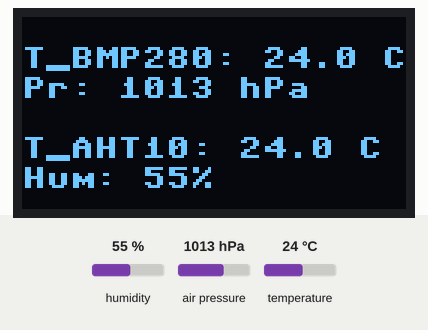
Recording of a program running on a simulated Raspberry Pi Pico running MicroPython. Shown: 128×64 one-colour display. The test bench sets the inputs (shaded band); at power-on: humidity 55 %, air pressure 1013 hPa, temperature 24 °C. Library files of the repository ran but are not shown: sh1106.py, bmp280.py, aht10.py; what the program prints to the serial console is not drawn.

Above: at 1.3 s.
1.4 s: humidity set to 22 %
At 3.4 s:
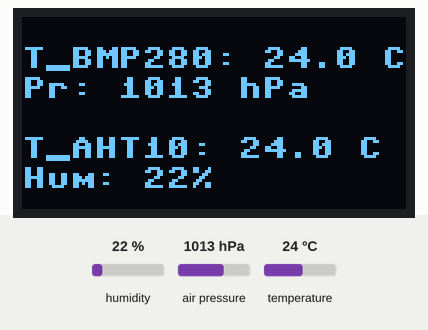
3.8 s: air pressure set to 952 hPa
At 5.4 s:
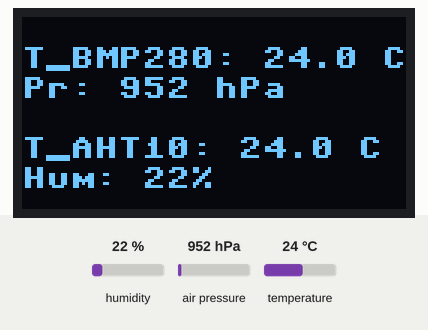
5.9 s: temperature set to 12 °C
At 7.3 s:
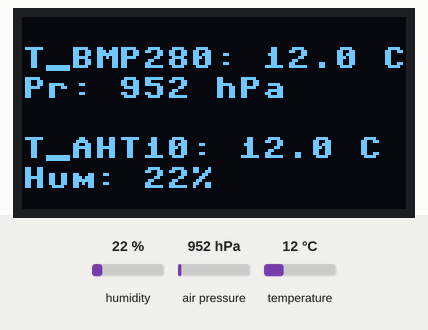
8.1 s: humidity set to 40 %
At 9.3 s:
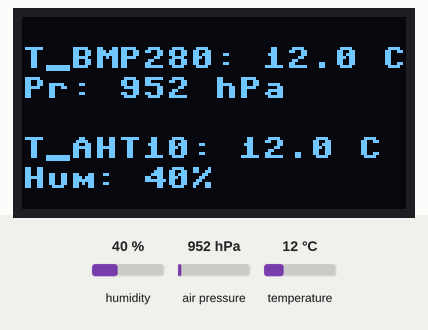
Timing chart, 0 to 11.1 s (numbered marks = the images above; inputs shaded):
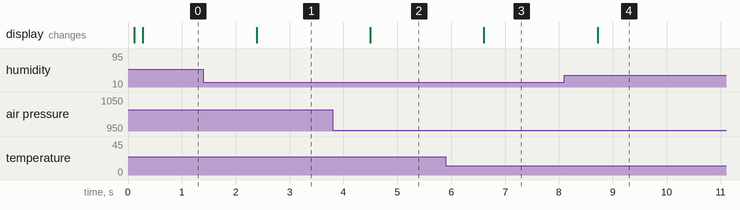

Measured:
- after the input at 1.4 s, the display: changes after 0.99 s (image 1)
- after the input at 3.8 s, the display: changes after 0.70 s (image 2)
- after the input at 5.9 s, the display: changes after 0.71 s (image 3)
- after the input at 8.1 s, the display: changes after 0.62 s (image 4)

The program:

main.py
```python
from machine import Pin, I2C
import time
from sh1106 import SH1106_I2C
from bmp280 import BMP280
from aht10 import AHT10  # depuis ton fichier

# ---- Initialisation I2C ----
i2c_oled = I2C(0, scl=Pin(21), sda=Pin(20))      # OLED
i2c_sensors = I2C(1, scl=Pin(15), sda=Pin(14))   # AHT10 + BMP280

# ---- Afficher les périphériques I2C détectés ----
print("I2C0 (OLED) devices:", i2c_oled.scan())      # Ex: [60]
print("I2C1 (Sensors) devices:", i2c_sensors.scan())  # Ex: [56, 119]

# ---- Initialisation des modules ----
oled = SH1106_I2C(128, 64, i2c_oled, addr=0x3C)
bmp = BMP280(i2c_sensors, addr=0x77)
aht = AHT10(i2c_sensors, address=0x38)

# ---- Boucle de lecture et affichage ----
while True:
    try:
        t_bmp = bmp.temperature
        p_bmp = bmp.pressure
        t_aht, h_aht = aht.read()

        if t_aht is None:
            print("Erreur lecture AHT10")
            continue

        oled.fill(0)
        oled.text("T_BMP280: {:.1f} C".format(t_bmp), 0, 10)
        oled.text("Pr: {:.0f} hPa".format(p_bmp), 0, 20)
        oled.text("T_AHT10: {:.1f} C".format(t_aht), 0, 40)
        oled.text("Hum: {:.0f}%".format(h_aht), 0, 50)
        oled.show()

    except Exception as e:
        print("Erreur capteurs :", e)

    time.sleep(2)
```
